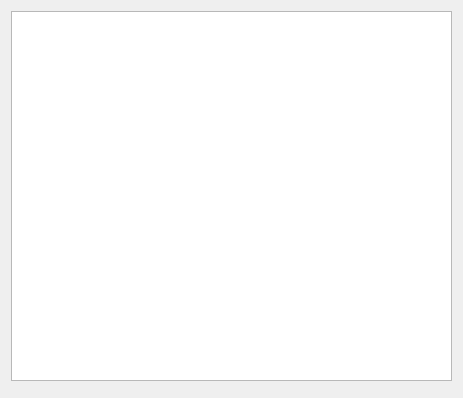
<?xml version="1.0" encoding="UTF-8"?>
<ui version="4.0">
 <class>SongTableViewContainer</class>
 <widget class="QWidget" name="SongTableViewContainer">
  <property name="geometry">
   <rect>
    <x>0</x>
    <y>0</y>
    <width>463</width>
    <height>398</height>
   </rect>
  </property>
  <layout class="QVBoxLayout" name="verticalLayout">
   <item>
    <widget class="SongTableView" name="tableView"/>
   </item>
   <item>
    <widget class="FilterWidget" name="filterWidget" native="true"/>
   </item>
  </layout>
 </widget>
 <customwidgets>
  <customwidget>
   <class>FilterWidget</class>
   <extends>QWidget</extends>
   <header>filterwidget.h</header>
   <container>1</container>
  </customwidget>
  <customwidget>
   <class>SongTableView</class>
   <extends>QTableView</extends>
   <header>DatabaseView/SongDatabaseView/songtableview.h</header>
  </customwidget>
 </customwidgets>
 <resources/>
 <connections/>
</ui>
